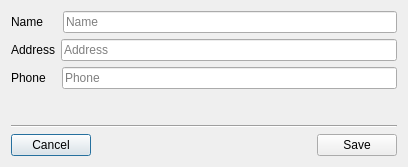
<?xml version="1.0" encoding="UTF-8"?>
<ui version="4.0">
 <class>Dialog</class>
 <widget class="QDialog" name="Dialog">
  <property name="geometry">
   <rect>
    <x>0</x>
    <y>0</y>
    <width>408</width>
    <height>167</height>
   </rect>
  </property>
  <property name="windowTitle">
   <string>Dialog</string>
  </property>
  <layout class="QVBoxLayout" name="verticalLayout">
   <item>
    <layout class="QHBoxLayout" name="horizontalLayout">
     <item>
      <widget class="QLabel" name="label">
       <property name="text">
        <string>Name    </string>
       </property>
      </widget>
     </item>
     <item>
      <widget class="QLineEdit" name="leName">
       <property name="placeholderText">
        <string>Name</string>
       </property>
      </widget>
     </item>
    </layout>
   </item>
   <item>
    <layout class="QHBoxLayout" name="horizontalLayout_3">
     <item>
      <widget class="QLabel" name="label_2">
       <property name="text">
        <string>Address</string>
       </property>
      </widget>
     </item>
     <item>
      <widget class="QLineEdit" name="leAddress">
       <property name="placeholderText">
        <string>Address</string>
       </property>
      </widget>
     </item>
    </layout>
   </item>
   <item>
    <layout class="QHBoxLayout" name="horizontalLayout_4">
     <item>
      <widget class="QLabel" name="label_3">
       <property name="text">
        <string>Phone   </string>
       </property>
      </widget>
     </item>
     <item>
      <widget class="QLineEdit" name="lePhone">
       <property name="placeholderText">
        <string>Phone</string>
       </property>
      </widget>
     </item>
    </layout>
   </item>
   <item>
    <spacer name="verticalSpacer">
     <property name="orientation">
      <enum>Qt::Vertical</enum>
     </property>
     <property name="sizeHint" stdset="0">
      <size>
       <width>20</width>
       <height>14</height>
      </size>
     </property>
    </spacer>
   </item>
   <item>
    <widget class="Line" name="line">
     <property name="orientation">
      <enum>Qt::Horizontal</enum>
     </property>
    </widget>
   </item>
   <item>
    <layout class="QHBoxLayout" name="horizontalLayout_2">
     <item>
      <widget class="QPushButton" name="btCancel">
       <property name="text">
        <string>Cancel</string>
       </property>
      </widget>
     </item>
     <item>
      <spacer name="horizontalSpacer">
       <property name="orientation">
        <enum>Qt::Horizontal</enum>
       </property>
       <property name="sizeHint" stdset="0">
        <size>
         <width>40</width>
         <height>20</height>
        </size>
       </property>
      </spacer>
     </item>
     <item>
      <widget class="QPushButton" name="btSave">
       <property name="text">
        <string>Save</string>
       </property>
      </widget>
     </item>
    </layout>
   </item>
  </layout>
 </widget>
 <resources/>
 <connections>
  <connection>
   <sender>btCancel</sender>
   <signal>clicked()</signal>
   <receiver>Dialog</receiver>
   <slot>close()</slot>
   <hints>
    <hint type="sourcelabel">
     <x>80</x>
     <y>139</y>
    </hint>
    <hint type="destinationlabel">
     <x>162</x>
     <y>126</y>
    </hint>
   </hints>
  </connection>
 </connections>
</ui>
